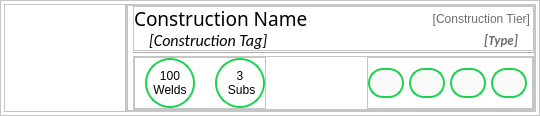
<?xml version="1.0" encoding="UTF-8"?>
<ui version="4.0">
 <class>ListItem</class>
 <widget class="QWidget" name="ListItem">
  <property name="geometry">
   <rect>
    <x>0</x>
    <y>0</y>
    <width>540</width>
    <height>116</height>
   </rect>
  </property>
  <property name="sizePolicy">
   <sizepolicy hsizetype="Minimum" vsizetype="Minimum">
    <horstretch>0</horstretch>
    <verstretch>0</verstretch>
   </sizepolicy>
  </property>
  <property name="windowTitle">
   <string>Form</string>
  </property>
  <property name="styleSheet">
   <string notr="true">QLabel{
	font: 12pt &quot;Calibri&quot;;
}</string>
  </property>
  <layout class="QHBoxLayout" name="horizontalLayout">
   <property name="spacing">
    <number>0</number>
   </property>
   <property name="leftMargin">
    <number>0</number>
   </property>
   <property name="topMargin">
    <number>0</number>
   </property>
   <property name="rightMargin">
    <number>0</number>
   </property>
   <property name="bottomMargin">
    <number>0</number>
   </property>
   <item alignment="Qt::AlignTop">
    <widget class="QFrame" name="mainFrame">
     <property name="styleSheet">
      <string notr="true">QFrame{
background-color: rgb(255, 255, 255);
}
#mainFrame::hover { 
	border-width: 2px;
 	 border-style: solid;
 	 border-color: rgb(30, 210, 80);
}

</string>
     </property>
     <property name="frameShape">
      <enum>QFrame::StyledPanel</enum>
     </property>
     <property name="frameShadow">
      <enum>QFrame::Raised</enum>
     </property>
     <layout class="QHBoxLayout" name="horizontalLayout_2">
      <property name="spacing">
       <number>0</number>
      </property>
      <property name="leftMargin">
       <number>3</number>
      </property>
      <property name="topMargin">
       <number>3</number>
      </property>
      <property name="rightMargin">
       <number>3</number>
      </property>
      <property name="bottomMargin">
       <number>3</number>
      </property>
      <item alignment="Qt::AlignLeft">
       <widget class="QFrame" name="frame">
        <property name="frameShape">
         <enum>QFrame::StyledPanel</enum>
        </property>
        <property name="frameShadow">
         <enum>QFrame::Raised</enum>
        </property>
        <layout class="QVBoxLayout" name="verticalLayout">
         <property name="spacing">
          <number>0</number>
         </property>
         <property name="leftMargin">
          <number>0</number>
         </property>
         <property name="topMargin">
          <number>0</number>
         </property>
         <property name="rightMargin">
          <number>0</number>
         </property>
         <property name="bottomMargin">
          <number>0</number>
         </property>
         <item alignment="Qt::AlignHCenter|Qt::AlignVCenter">
          <widget class="QLabel" name="constructionPicture">
           <property name="minimumSize">
            <size>
             <width>120</width>
             <height>90</height>
            </size>
           </property>
           <property name="text">
            <string/>
           </property>
          </widget>
         </item>
        </layout>
       </widget>
      </item>
      <item>
       <widget class="QFrame" name="frame_2">
        <property name="sizePolicy">
         <sizepolicy hsizetype="Expanding" vsizetype="Preferred">
          <horstretch>0</horstretch>
          <verstretch>0</verstretch>
         </sizepolicy>
        </property>
        <property name="frameShape">
         <enum>QFrame::StyledPanel</enum>
        </property>
        <property name="frameShadow">
         <enum>QFrame::Raised</enum>
        </property>
        <layout class="QHBoxLayout" name="horizontalLayout_3">
         <property name="spacing">
          <number>0</number>
         </property>
         <property name="leftMargin">
          <number>0</number>
         </property>
         <property name="topMargin">
          <number>0</number>
         </property>
         <property name="rightMargin">
          <number>0</number>
         </property>
         <property name="bottomMargin">
          <number>0</number>
         </property>
         <item>
          <widget class="QFrame" name="frame_4">
           <property name="frameShape">
            <enum>QFrame::StyledPanel</enum>
           </property>
           <property name="frameShadow">
            <enum>QFrame::Raised</enum>
           </property>
           <layout class="QVBoxLayout" name="verticalLayout_2">
            <property name="spacing">
             <number>1</number>
            </property>
            <property name="leftMargin">
             <number>5</number>
            </property>
            <property name="topMargin">
             <number>0</number>
            </property>
            <property name="rightMargin">
             <number>0</number>
            </property>
            <property name="bottomMargin">
             <number>0</number>
            </property>
            <item>
             <widget class="QFrame" name="frame_3">
              <property name="frameShape">
               <enum>QFrame::StyledPanel</enum>
              </property>
              <property name="frameShadow">
               <enum>QFrame::Raised</enum>
              </property>
              <layout class="QGridLayout" name="gridLayout">
               <property name="leftMargin">
                <number>0</number>
               </property>
               <property name="topMargin">
                <number>0</number>
               </property>
               <property name="rightMargin">
                <number>0</number>
               </property>
               <property name="bottomMargin">
                <number>0</number>
               </property>
               <property name="spacing">
                <number>0</number>
               </property>
               <item row="2" column="2">
                <widget class="QLabel" name="typeLbl">
                 <property name="font">
                  <font>
                   <family>Calibri</family>
                   <pointsize>10</pointsize>
                   <weight>75</weight>
                   <italic>true</italic>
                   <bold>true</bold>
                  </font>
                 </property>
                 <property name="styleSheet">
                  <string notr="true">color: rgb(110, 110, 110);
font: italic bold 10pt &quot;Calibri&quot;;</string>
                 </property>
                 <property name="text">
                  <string>[Type]</string>
                 </property>
                 <property name="alignment">
                  <set>Qt::AlignRight|Qt::AlignTrailing|Qt::AlignVCenter</set>
                 </property>
                 <property name="indent">
                  <number>15</number>
                 </property>
                </widget>
               </item>
               <item row="2" column="1">
                <widget class="QLabel" name="constructionTag">
                 <property name="sizePolicy">
                  <sizepolicy hsizetype="Expanding" vsizetype="Preferred">
                   <horstretch>0</horstretch>
                   <verstretch>0</verstretch>
                  </sizepolicy>
                 </property>
                 <property name="minimumSize">
                  <size>
                   <width>0</width>
                   <height>20</height>
                  </size>
                 </property>
                 <property name="font">
                  <font>
                   <family>Calibri</family>
                   <pointsize>12</pointsize>
                   <weight>50</weight>
                   <italic>true</italic>
                   <bold>false</bold>
                  </font>
                 </property>
                 <property name="styleSheet">
                  <string notr="true">font: italic 12pt &quot;Calibri&quot;;</string>
                 </property>
                 <property name="text">
                  <string>[Construction Tag]</string>
                 </property>
                 <property name="indent">
                  <number>15</number>
                 </property>
                </widget>
               </item>
               <item row="0" column="1">
                <widget class="QLabel" name="constructionName">
                 <property name="sizePolicy">
                  <sizepolicy hsizetype="Expanding" vsizetype="Preferred">
                   <horstretch>0</horstretch>
                   <verstretch>0</verstretch>
                  </sizepolicy>
                 </property>
                 <property name="minimumSize">
                  <size>
                   <width>0</width>
                   <height>20</height>
                  </size>
                 </property>
                 <property name="font">
                  <font>
                   <family>12 Calibri</family>
                   <pointsize>14</pointsize>
                   <weight>9</weight>
                   <italic>false</italic>
                   <bold>false</bold>
                   <underline>false</underline>
                   <strikeout>false</strikeout>
                   <kerning>false</kerning>
                  </font>
                 </property>
                 <property name="styleSheet">
                  <string notr="true">font: 75 14pt bold &quot;Calibri&quot;;</string>
                 </property>
                 <property name="text">
                  <string>Construction Name</string>
                 </property>
                </widget>
               </item>
               <item row="0" column="2">
                <widget class="QLabel" name="tierLbl">
                 <property name="styleSheet">
                  <string notr="true">color: rgb(110, 110, 110);
font: italic bold 12pt &quot;Calibri&quot;;</string>
                 </property>
                 <property name="text">
                  <string>[Construction Tier]</string>
                 </property>
                 <property name="alignment">
                  <set>Qt::AlignRight|Qt::AlignTrailing|Qt::AlignVCenter</set>
                 </property>
                 <property name="indent">
                  <number>3</number>
                 </property>
                </widget>
               </item>
              </layout>
             </widget>
            </item>
            <item>
             <widget class="Line" name="line">
              <property name="styleSheet">
               <string notr="true"/>
              </property>
              <property name="orientation">
               <enum>Qt::Horizontal</enum>
              </property>
             </widget>
            </item>
            <item>
             <widget class="QFrame" name="frame_6">
              <property name="frameShape">
               <enum>QFrame::StyledPanel</enum>
              </property>
              <property name="frameShadow">
               <enum>QFrame::Raised</enum>
              </property>
              <layout class="QHBoxLayout" name="horizontalLayout_5">
               <property name="spacing">
                <number>5</number>
               </property>
               <property name="leftMargin">
                <number>0</number>
               </property>
               <property name="topMargin">
                <number>0</number>
               </property>
               <property name="rightMargin">
                <number>0</number>
               </property>
               <property name="bottomMargin">
                <number>0</number>
               </property>
               <item>
                <widget class="QFrame" name="frame_8">
                 <property name="minimumSize">
                  <size>
                   <width>100</width>
                   <height>0</height>
                  </size>
                 </property>
                 <property name="styleSheet">
                  <string notr="true">QLabel{
border: 2px solid rgb(30, 210, 80);
border-radius: 25px;
	font: 10pt &quot;Calibri&quot;;
}</string>
                 </property>
                 <property name="frameShape">
                  <enum>QFrame::StyledPanel</enum>
                 </property>
                 <property name="frameShadow">
                  <enum>QFrame::Raised</enum>
                 </property>
                 <layout class="QHBoxLayout" name="horizontalLayout_7">
                  <property name="spacing">
                   <number>20</number>
                  </property>
                  <property name="leftMargin">
                   <number>10</number>
                  </property>
                  <property name="topMargin">
                   <number>0</number>
                  </property>
                  <property name="rightMargin">
                   <number>0</number>
                  </property>
                  <property name="bottomMargin">
                   <number>0</number>
                  </property>
                  <item>
                   <widget class="QLabel" name="label">
                    <property name="minimumSize">
                     <size>
                      <width>50</width>
                      <height>50</height>
                     </size>
                    </property>
                    <property name="text">
                     <string>100
Welds</string>
                    </property>
                    <property name="alignment">
                     <set>Qt::AlignCenter</set>
                    </property>
                   </widget>
                  </item>
                  <item>
                   <widget class="QLabel" name="label_2">
                    <property name="minimumSize">
                     <size>
                      <width>50</width>
                      <height>50</height>
                     </size>
                    </property>
                    <property name="text">
                     <string>3 
 Subs</string>
                    </property>
                    <property name="alignment">
                     <set>Qt::AlignCenter</set>
                    </property>
                   </widget>
                  </item>
                 </layout>
                </widget>
               </item>
               <item>
                <spacer name="horizontalSpacer">
                 <property name="orientation">
                  <enum>Qt::Horizontal</enum>
                 </property>
                 <property name="sizeHint" stdset="0">
                  <size>
                   <width>40</width>
                   <height>20</height>
                  </size>
                 </property>
                </spacer>
               </item>
               <item>
                <widget class="QFrame" name="frame_7">
                 <property name="styleSheet">
                  <string notr="true">QPushButton{
	background-color: rgb(250, 250, 250);
	color: rgb(255, 150, 0);
	border-radius: 15px;
}
QPushButton:enabled{
	border: 2px solid rgb(30, 210, 80);
}
QPushButton:!enabled{
	border: 0px;
}</string>
                 </property>
                 <property name="frameShape">
                  <enum>QFrame::StyledPanel</enum>
                 </property>
                 <property name="frameShadow">
                  <enum>QFrame::Raised</enum>
                 </property>
                 <layout class="QHBoxLayout" name="horizontalLayout_6">
                  <property name="spacing">
                   <number>5</number>
                  </property>
                  <property name="leftMargin">
                   <number>0</number>
                  </property>
                  <property name="topMargin">
                   <number>0</number>
                  </property>
                  <property name="rightMargin">
                   <number>5</number>
                  </property>
                  <property name="bottomMargin">
                   <number>0</number>
                  </property>
                  <item>
                   <widget class="QPushButton" name="addSubConstructionBtn">
                    <property name="minimumSize">
                     <size>
                      <width>30</width>
                      <height>30</height>
                     </size>
                    </property>
                    <property name="text">
                     <string/>
                    </property>
                    <property name="icon">
                     <iconset resource="../resources.qrc">
                      <normaloff>:/Icons/Icons/plus.svg</normaloff>:/Icons/Icons/plus.svg</iconset>
                    </property>
                    <property name="iconSize">
                     <size>
                      <width>20</width>
                      <height>20</height>
                     </size>
                    </property>
                   </widget>
                  </item>
                  <item>
                   <widget class="QPushButton" name="weldFilterBtn">
                    <property name="minimumSize">
                     <size>
                      <width>30</width>
                      <height>30</height>
                     </size>
                    </property>
                    <property name="text">
                     <string/>
                    </property>
                    <property name="icon">
                     <iconset resource="../resources.qrc">
                      <normaloff>:/Icons/Icons/edit-3.svg</normaloff>:/Icons/Icons/edit-3.svg</iconset>
                    </property>
                    <property name="iconSize">
                     <size>
                      <width>20</width>
                      <height>20</height>
                     </size>
                    </property>
                   </widget>
                  </item>
                  <item>
                   <widget class="QPushButton" name="openSubConstructionBtn">
                    <property name="minimumSize">
                     <size>
                      <width>30</width>
                      <height>30</height>
                     </size>
                    </property>
                    <property name="text">
                     <string/>
                    </property>
                    <property name="icon">
                     <iconset resource="../resources.qrc">
                      <normaloff>:/Icons/Icons/log-in.svg</normaloff>:/Icons/Icons/log-in.svg</iconset>
                    </property>
                    <property name="iconSize">
                     <size>
                      <width>20</width>
                      <height>20</height>
                     </size>
                    </property>
                   </widget>
                  </item>
                  <item>
                   <widget class="QPushButton" name="selectConstructionBtn">
                    <property name="minimumSize">
                     <size>
                      <width>30</width>
                      <height>30</height>
                     </size>
                    </property>
                    <property name="text">
                     <string/>
                    </property>
                    <property name="icon">
                     <iconset resource="../resources.qrc">
                      <normaloff>:/Icons/Icons/arrow-up.svg</normaloff>:/Icons/Icons/arrow-up.svg</iconset>
                    </property>
                    <property name="iconSize">
                     <size>
                      <width>20</width>
                      <height>20</height>
                     </size>
                    </property>
                   </widget>
                  </item>
                 </layout>
                </widget>
               </item>
              </layout>
             </widget>
            </item>
           </layout>
          </widget>
         </item>
        </layout>
       </widget>
      </item>
     </layout>
    </widget>
   </item>
  </layout>
 </widget>
 <resources>
  <include location="../resources.qrc"/>
 </resources>
 <connections/>
</ui>
